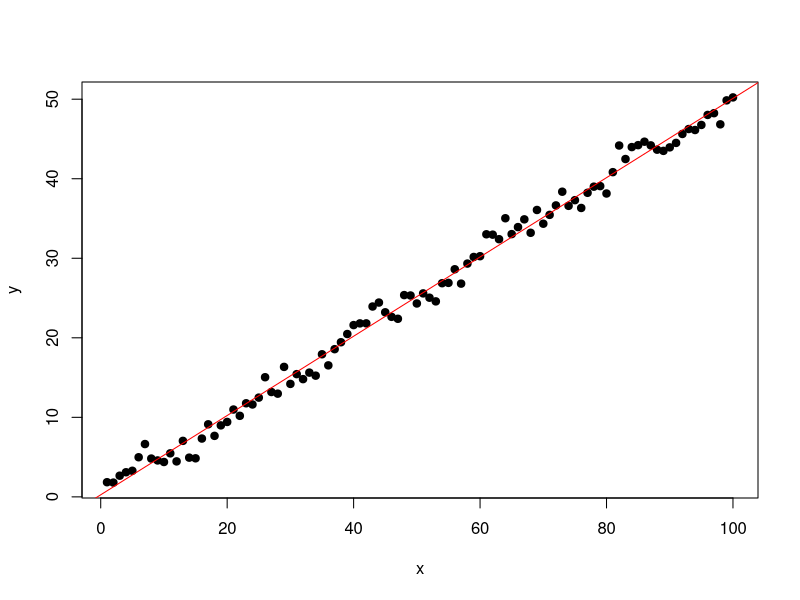

Here is the R script that generated this plot:
n <- 1000 # sample size
e <- rnorm(1000) # irreducible error
x <- seq(n) # feature vector
w <- 50/1000
y <- sin(2*pi*w*x) + 0.5*x + e # true relationship
data.sim <- data.frame(y,x)
str(data.sim)

tr.dat <- data.sim[1:100,] # training data
ts.dat <- data.sim[-c(1:100),] # test data
# visualize using scatterplot
plot(y~x, data = tr.dat, pch=19)

mod.l <- lm(y~x,
            data = tr.dat)
tr.mse.l <- mean((fitted.values(mod.l) - tr.dat$y)^2)
abline(mod.l,col="red")
pr.l <- predict(object  = mod.l,
                newdata = as.data.frame(ts.dat)
                )
ts.mse.l <- mean((pr.l - ts.dat$y)^2)

mod.s <- smooth.spline(y = tr.dat$y,
                      x = tr.dat$x,
                      nknots = 75
                      )
tr.mse.s <- mean((mod.s$y - tr.dat$y)^2)
pr.s <- predict(object=mod.s, x=ts.dat$x)
ts.mse.s <- mean((pr.s$y-ts.dat$y)^2)
data.frame(tr.mse.l, ts.mse.l,tr.mse.s,ts.mse.s)
